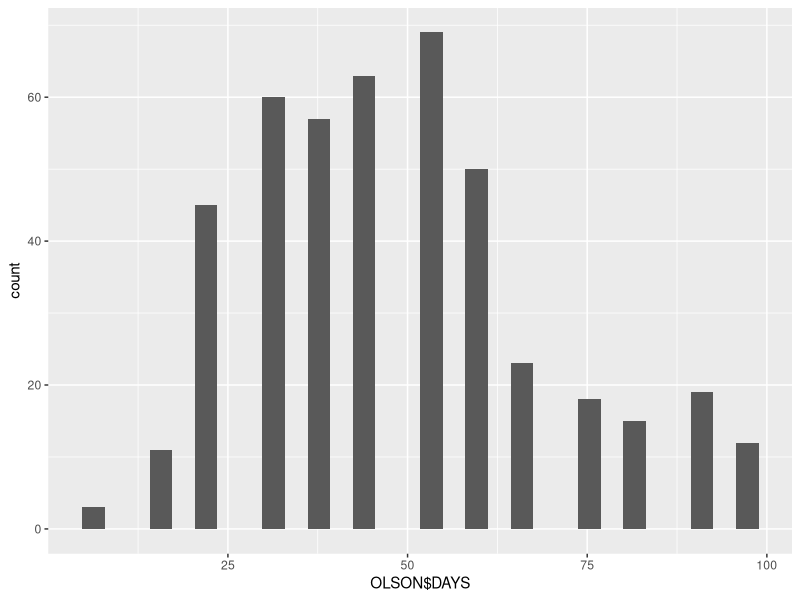
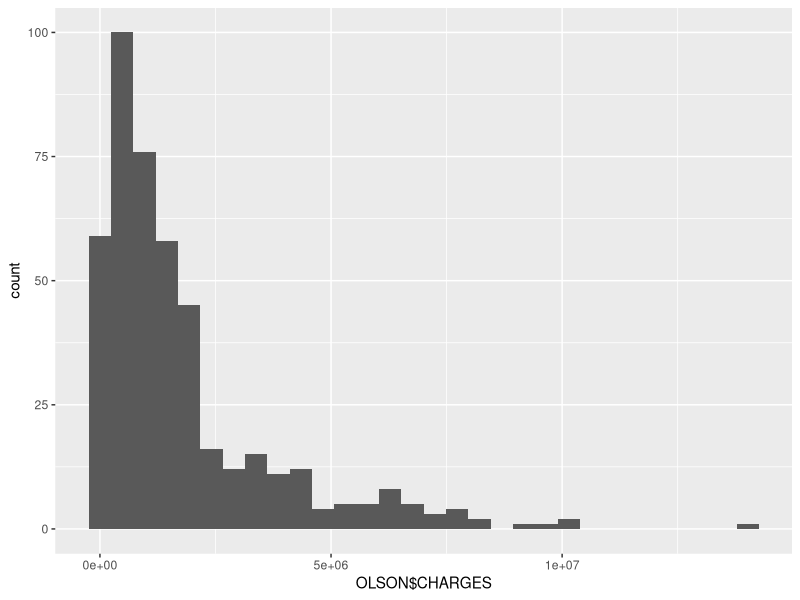
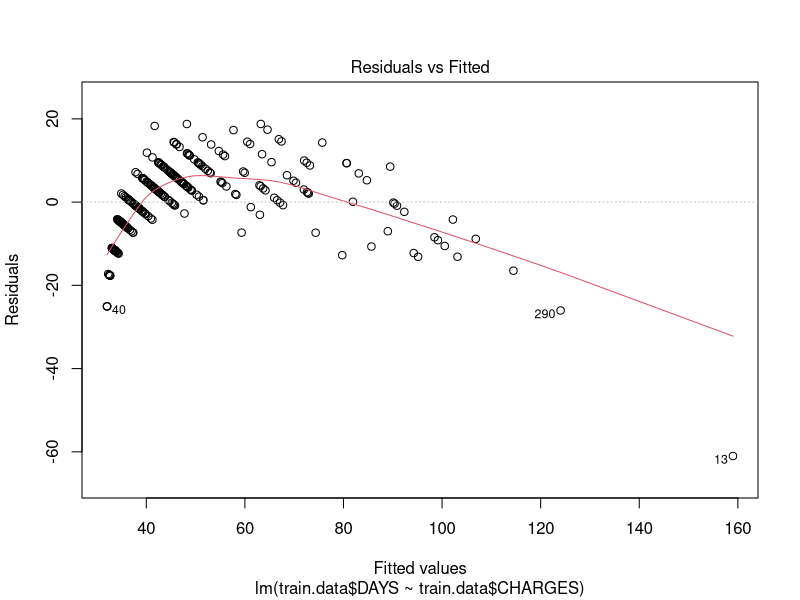
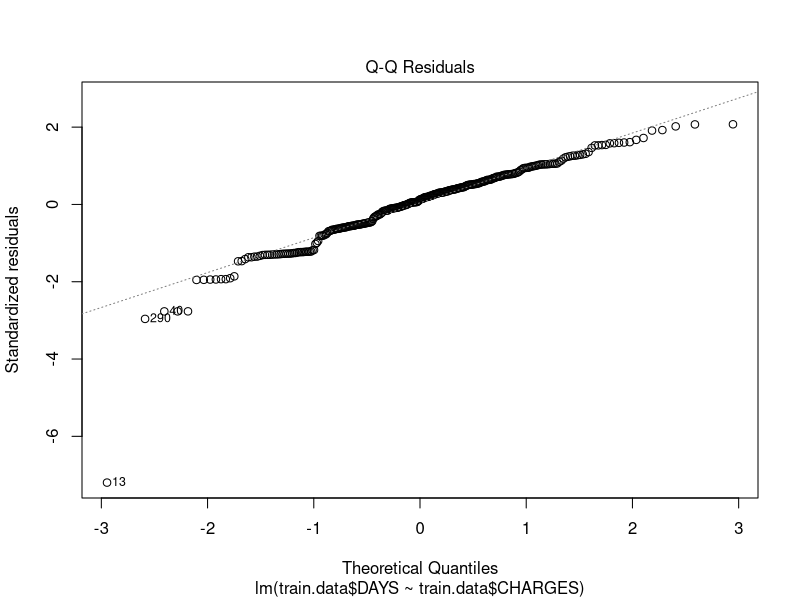
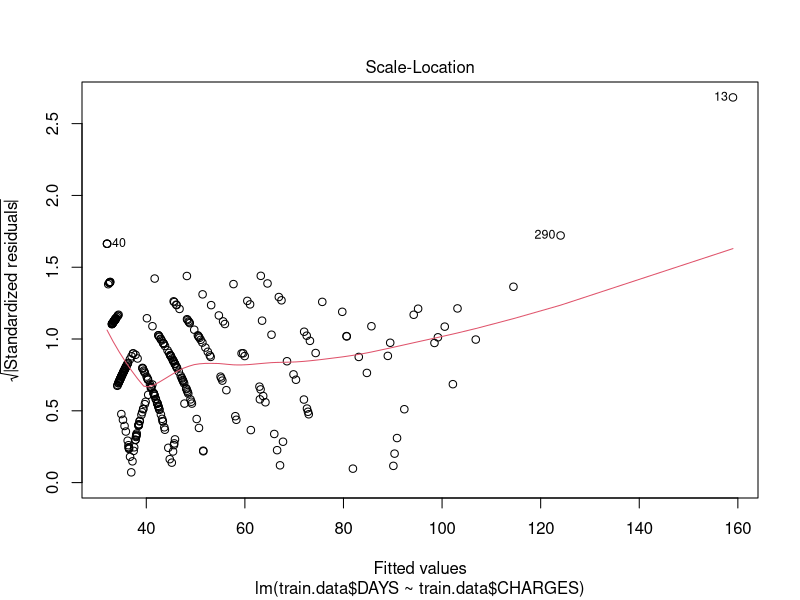
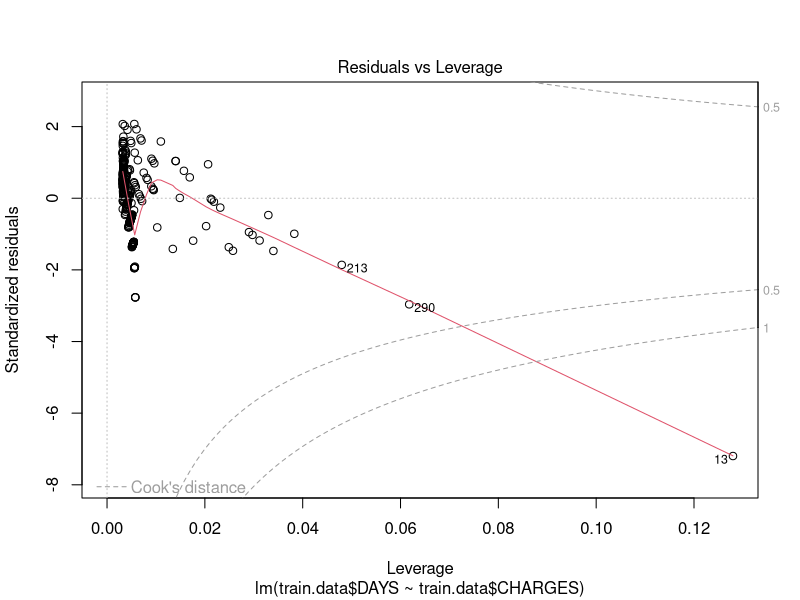

Source code (R) for these figures, in order: (Note: this script raises an error after producing the figures.)
library(readr)
library(MASS)
library(forecast)
library(ggplot2)
library(car)
OLSON <- read_csv("OLSON.csv")
# ========================================================
# 2.2 Frequency distribution and histograms for number of days for bill preparation and for the dollar value of client's bill
# 2.3.a Percentage of time company reach its goal of preparing bill in 45 days
# 2.3.b distribution of number of days for bill preparation
# 2.3.c distribution of size of client bills
# ========================================================

# 2.2
d <- ggplot(OLSON,aes(OLSON$DAYS)) 
c <- ggplot(OLSON,aes(OLSON$CHARGES))

d + geom_histogram()
c + geom_histogram()

# To be Completed
# ========================================================
set.seed(7)

# Training 70% Validation 20% Test 10% 
train.rows <- sample(rownames(OLSON),dim(OLSON)[1]*0.7)
valid.rows <- sample(setdiff(rownames(OLSON),train.rows),dim(OLSON)[1]*0.2)
test.rows <- sample(setdiff(rownames(OLSON),union(train.rows,valid.rows)))

train.data <- OLSON[train.rows,]
valid.data <- OLSON[valid.rows,]
test.data <- OLSON[test.rows,]

# ========================================================
# Begin Utility functions

getStdErr <- function(model) {
  err <- summary(model)$coefficients[, 2][2]
  return(err)
}

getInterval <- function(coeff, se) {
  int <- list(coeff-3*se,coeff+3*se)
  return(int)
}

validationCheck <- function(trainint, valint) {
  if ((trainint[0] >= valint[0]) & (trainint[1]<=valint[1])) {
    return("PASS")
  } else {
    return("FAIL")
  }
}

# ========================================================
# End Utility functions
# ========================================================

# ========================================================
# Being Box Cox transformation
# ========================================================
model <- lm(train.data$DAYS ~ train.data$CHARGES)
plot(model)

# ========================================================
# Box Cox Plot:
# Y^lambda = (Y^lambda -1)/lambda if lambda != 0
# Y^lambda = log y if lambda = 0
# ========================================================
bc <- boxcox(model)
best.lam <- bc$x[bc$y==max(bc$y)]

train.data <- transform(train.data,TRANSFORMED_DAYS=(DAYS)^best.lam)
trainModel <- lm(train.data$TRANSFORMED_DAYS ~ train.data$CHARGES)
#plot(trainModel)
summary(trainModel)

# ========================================================
# Linear regression diagnostics
# Cook's Distance < 1
plot(cooks.distance(trainModel))
train.data <- train.data[cooks.distance(trainModel)<1,]
train.data$rstd <- rstandard(trainModel)
# R-standard < 2 
#plot(train.data$rstd)

row = nrow(train.data)

up_lim <- max(train.data$rstd) # Maximum of R-standard
dn_lim <- min(train.data$rstd) # Minimum of R-standard

while((up_lim>2 | (dn_lim<(-2))) && (nrow(train.data)/row) > 0.95){
  if(up_lim > abs(dn_lim)) {
    cat("Removing Observation ",train.data[train.data$rstd==up_lim,1]," with rstandard: ",up_lim,"\n")
    train.data <- train.data[train.data$rstd<up_lim,]
  }
  else { 
    cat("Removing Observation ",train.data[train.data$rstd==dn_lim,1]," with rstandard: ",dn_lim,"\n")
    train.data <- train.data[train.data$rstd>dn_lim,]  
  }
  # Model again and re-calculate r-standard
  trainModel <- lm(train.data$TRANSFORMED_DAYS ~ train.data$CHARGES)
  bc <- boxcox(trainModel)
  best.lam <- bc$x[bc$y==max(bc$y)]
  train.data <- transform(train.data,TRANSFORMED_DAYS=(DAYS)^best.lam)
  trainModel <- lm(train.data$TRANSFORMED_DAYS ~ train.data$CHARGES)
  train.data$rstd <- rstandard(trainModel)
  up_lim <- max(train.data$rstd)
  dn_lim <- min(train.data$rstd)
}

sum(train.data$rstd>2 | train.data$rstd < (-2))
summary(trainModel)
# ========================================================

traininterval <- getInterval(trainModel$coefficients[2],getStdErr(trainModel))

valid.data <- transform(valid.data,TRANSFORMED_DAYS=(DAYS)^best.lam)
validModel <- lm(valid.data$TRANSFORMED_DAYS ~ valid.data$CHARGES)
plot(validModel)
summary(validModel)
validInterval <- getInterval(validModel$coefficients[2],getStdErr(validModel))

# validationCheck(traininterval,validInterval) # PASS

test.data <- transform(test.data,TEST_DAYS_FITTED=trainModel$coefficients[1]+(trainModel$coefficients[2]*test.data$CHARGES))
test.data <- transform(test.data,TEST_TRANSFORMED_DAYS=((DAYS)^best.lam-1)/best.lam)
accuracy(test.data$TEST_TRANSFORMED_DAYS,test.data$TEST_DAYS_FITTED)

# ========================================================
# Box Cox was not useful
# ========================================================

# ========================================================
# Box Tidwell Beginning
# ========================================================

boxTidwell(train.data$DAYS~train.data$CHARGES)
best.bt.lambda <- 0.33144

train.data <- transform(train.data,TRANSFORMED_CHARGES=(CHARGES)^best.bt.lambda)
trainModel <- lm(train.data$DAYS ~ train.data$TRANSFORMED_CHARGES)
summary(trainModel)
plot(trainModel)
# ========================================================
# Linear regression diagnostics
# Cook's Distance < 1
train.data <- train.data[cooks.distance(trainModel)<1,]
train.data$rstd <- rstandard(trainModel)
# R-standard < 2 
#plot(train.data$rstd)

row = nrow(train.data)

up_lim <- max(train.data$rstd) # Maximum of R-standard
dn_lim <- min(train.data$rstd) # Minimum of R-standard

while((up_lim>2 | (dn_lim<(-2))) && (nrow(train.data)/row) > 0.95){
  if(up_lim > abs(dn_lim)) {
    cat("Removing Observation ",train.data[train.data$rstd==up_lim,1]," with rstandard: ",up_lim,"\n")
    train.data <- train.data[train.data$rstd<up_lim,]
  }
  else { 
    cat("Removing Observation ",train.data[train.data$rstd==dn_lim,1]," with rstandard: ",dn_lim,"\n")
    train.data <- train.data[train.data$rstd>dn_lim,]  
  }
  # Model again and re-calculate r-standard
  trainModel <- lm(train.data$DAYS ~ train.data$TRANSFORMED_CHARGES)
  train.data$rstd <- rstandard(trainModel)
  up_lim <- max(train.data$rstd)
  dn_lim <- min(train.data$rstd)
}

sum(train.data$rstd>2 | train.data$rstd < (-2))
summary(trainModel)

traininterval <- getInterval(trainModel$coefficients[2],getStdErr(trainModel))
valid.data <- transform(valid.data,TRANSFORMED_CHARGES=(CHARGES)^best.bt.lambda)
validModel <- lm(valid.data$DAYS ~ valid.data$TRANSFORMED_CHARGES)
plot(validModel)
summary(validModel)
validInterval <- getInterval(validModel$coefficients[2],getStdErr(validModel))

# validationCheck(traininterval,validInterval) # PASS

test.data <- transform(test.data,TEST_DAYS_FITTED=trainModel$coefficients[1]+(trainModel$coefficients[2]*(test.data$CHARGES)^best.bt.lambda))
accuracy(test.data$DAYS,test.data$TEST_DAYS_FITTED)

# ========================================================

